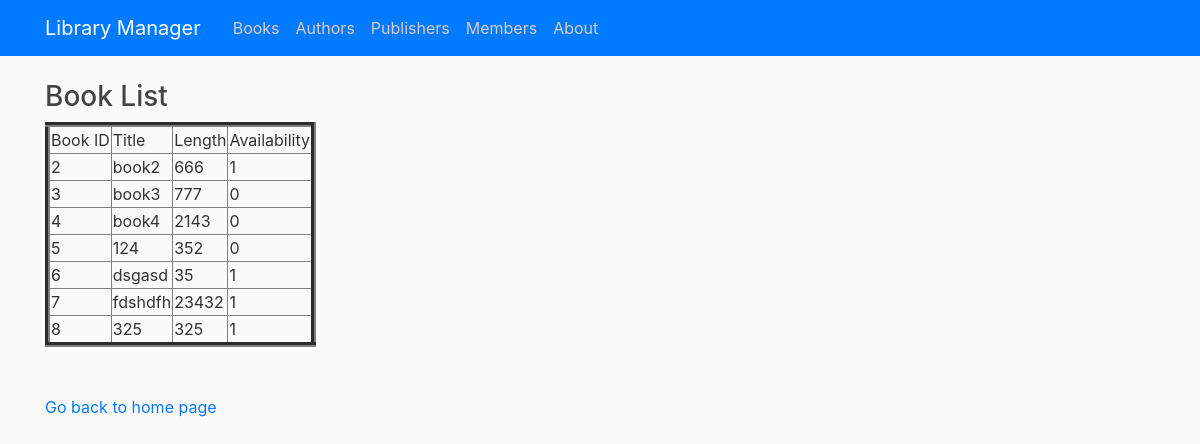
Before: /view with the older database file.
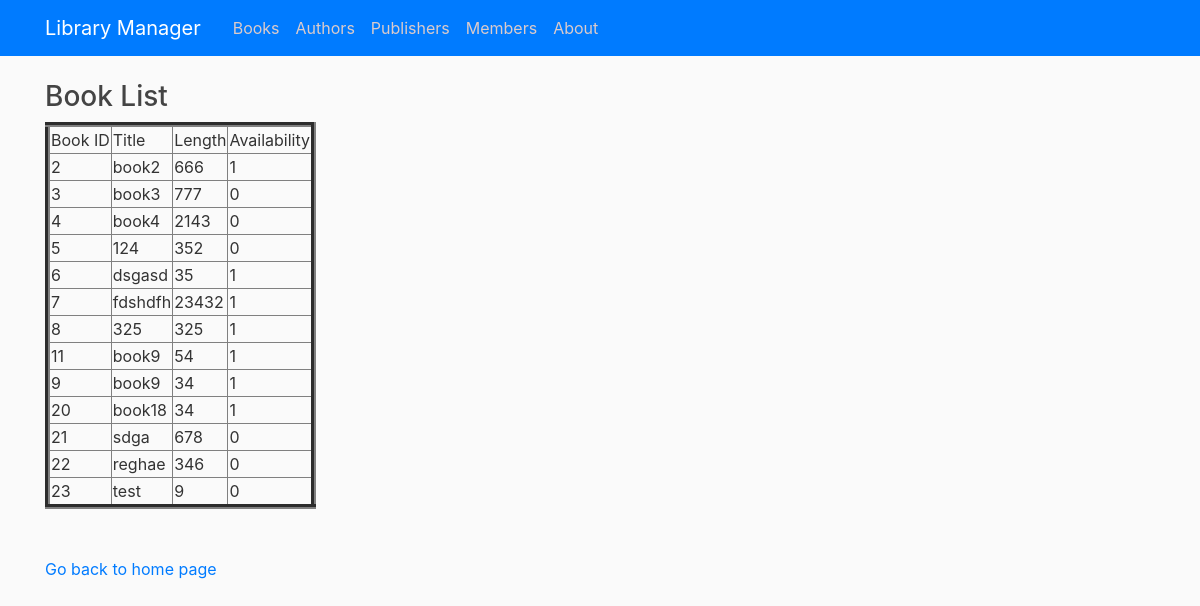
After: the same page with the newer database file.
### tables this page shows
CREATE TABLE Book (bookId INTEGER PRIMARY KEY AUTOINCREMENT, title TEXT NOT NULL, length INTEGER NOT NULL, availability BOOLEAN NOT NULL CHECK(availability IN (0, 1)));

### library/routes.py (the view)
@app.route("/view")
def view():
    con = sqlite3.connect("book.db")
    con.row_factory = sqlite3.Row
    cur = con.cursor()
    cur.execute("SELECT Book.bookId, Book.title, Book.length, Book.availability, Author.firstName, Author.lastName, Publisher.name\
    FROM Author JOIN WrittenBy JOIN Book JOIN PublishedBy JOIN Publisher\
    ON Book.bookId = WrittenBy.bookId\
    AND WrittenBy.authorId = Author.authorId\
    AND Book.bookId = PublishedBy.bookId\
    AND PublishedBy.publisherId = Publisher.publisherId")
    rows = cur.fetchall()
    return render_template("view.html",rows = rows)

### library/templates/view.html (shortened to what this page needs)
{% extends "layout.html" %}
{% block content %}
<!DOCTYPE html>
<html>
<head>
</head>
<body>
    <h3>Book List</h3>
    <table border=5>
        <thead>
            <td>Book ID</td>
            <td>Title</td>
            <td>Length</td>
            <td>Availability</td>
        </thead>
        {% for row in rows %}
        <tr>
            <td>{{row["bookId"]}}</td>
            <td>{{row["title"]}}</td>
            <td>{{row["length"]}}</td>
            <td>{{row["availability"]}}</td>
        </tr>
        {% endfor %}
    </table>
    <br><br>
    <a href="/">Go back to home page</a>
</body>
</html>
{% endblock content %}

### library/templates/layout.html (shortened to what this page needs)
<!DOCTYPE html>
<html>
<head>
    <link rel="stylesheet" href="https://maxcdn.bootstrapcdn.com/bootstrap/4.0.0/css/bootstrap.min.css"
>
    <link rel="stylesheet" type="text/css" href="{{ url_for('static', filename='main.css') }}">
</head>
<body>
    <header class="site-header">
        <nav class="navbar navbar-expand-md navbar-dark bg-primary fixed-top">
            <div class="container">
                <a class="navbar-brand mr-4" href="/">Library Manager</a>
                <div class="collapse navbar-collapse" id="navbarToggle">
                    <div class="navbar-nav mr-auto">
                        <a class="nav-item nav-link" href="{{ url_for('view') }}">Books</a>
                        <a class="nav-item nav-link" href="{{ url_for('viewAuthor') }}">Authors</a>
                        <a class="nav-item nav-link" href="{{ url_for('viewPublisher') }}">Publishers</a>
                        <a class="nav-item nav-link" href="{{ url_for('viewMember') }}">Members</a>
                        <a class="nav-item nav-link" href="{{ url_for('about') }}">About</a>
                    </div>
                </div>
            </div>
        </nav>
    </header>
    <main role="main" class="container">
        <div class="row">
            <div class="col-md-8">
                {% block content %}{% endblock %}
            </div>
        </div>
    </main>
</body>
</html>

### library/static/main.css (style rules this page uses)
body { background: #fafafa; color: #333333; margin-top: 5rem; }
h1, h2, h3, h4, h5, h6 { color: #444444; }
.site-header .navbar-nav .nav-link { color: #dbcbcb; }

Changed rows visible on the page:
added Book: bookId "11", title "book9", length "54", availability "1"
added Book: bookId "9", title "book9", length "34", availability "1"
added Book: bookId "20", title "book18", length "34", availability "1"
added Book: bookId "21", title "sdga", length "678", availability "0"
added Book: bookId "22", title "reghae", length "346", availability "0"
added Book: bookId "23", title "test", length "9", availability "0"
